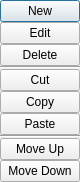
<?xml version="1.0" encoding="UTF-8"?>
<ui version="4.0">
 <class>ComplicationsMenuDialog</class>
 <widget class="QDialog" name="ComplicationsMenuDialog">
  <property name="windowModality">
   <enum>Qt::ApplicationModal</enum>
  </property>
  <property name="geometry">
   <rect>
    <x>0</x>
    <y>0</y>
    <width>80</width>
    <height>198</height>
   </rect>
  </property>
  <property name="windowTitle">
   <string>Dialog</string>
  </property>
  <property name="modal">
   <bool>true</bool>
  </property>
  <layout class="QVBoxLayout" name="verticalLayout">
   <property name="spacing">
    <number>0</number>
   </property>
   <property name="sizeConstraint">
    <enum>QLayout::SetFixedSize</enum>
   </property>
   <property name="leftMargin">
    <number>0</number>
   </property>
   <property name="topMargin">
    <number>0</number>
   </property>
   <property name="rightMargin">
    <number>0</number>
   </property>
   <property name="bottomMargin">
    <number>0</number>
   </property>
   <item>
    <widget class="QPushButton" name="newButton">
     <property name="text">
      <string>New</string>
     </property>
    </widget>
   </item>
   <item>
    <widget class="QPushButton" name="editButton">
     <property name="text">
      <string>Edit</string>
     </property>
    </widget>
   </item>
   <item>
    <widget class="QPushButton" name="deleteButton">
     <property name="text">
      <string>Delete</string>
     </property>
    </widget>
   </item>
   <item>
    <widget class="Line" name="line_2">
     <property name="orientation">
      <enum>Qt::Horizontal</enum>
     </property>
    </widget>
   </item>
   <item>
    <widget class="QPushButton" name="cutButton">
     <property name="text">
      <string>Cut</string>
     </property>
    </widget>
   </item>
   <item>
    <widget class="QPushButton" name="copyButton">
     <property name="text">
      <string>Copy</string>
     </property>
    </widget>
   </item>
   <item>
    <widget class="QPushButton" name="pasteButton">
     <property name="text">
      <string>Paste</string>
     </property>
    </widget>
   </item>
   <item>
    <widget class="Line" name="line">
     <property name="orientation">
      <enum>Qt::Horizontal</enum>
     </property>
    </widget>
   </item>
   <item>
    <widget class="QPushButton" name="moveUpButton">
     <property name="text">
      <string>Move Up</string>
     </property>
    </widget>
   </item>
   <item>
    <widget class="QPushButton" name="moveDownButton">
     <property name="text">
      <string>Move Down</string>
     </property>
    </widget>
   </item>
  </layout>
 </widget>
 <resources/>
 <connections/>
</ui>
